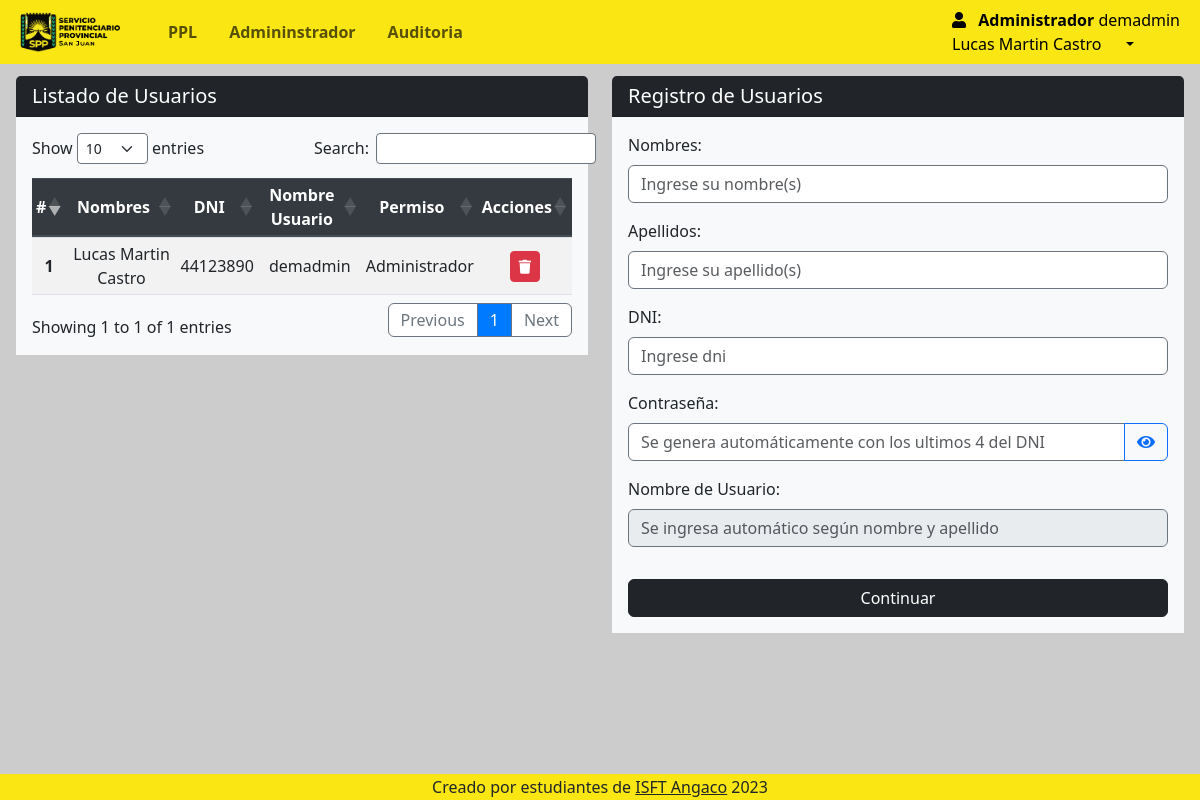
Page /Views/admin/admin_index.php (signed in) on the earlier database version.
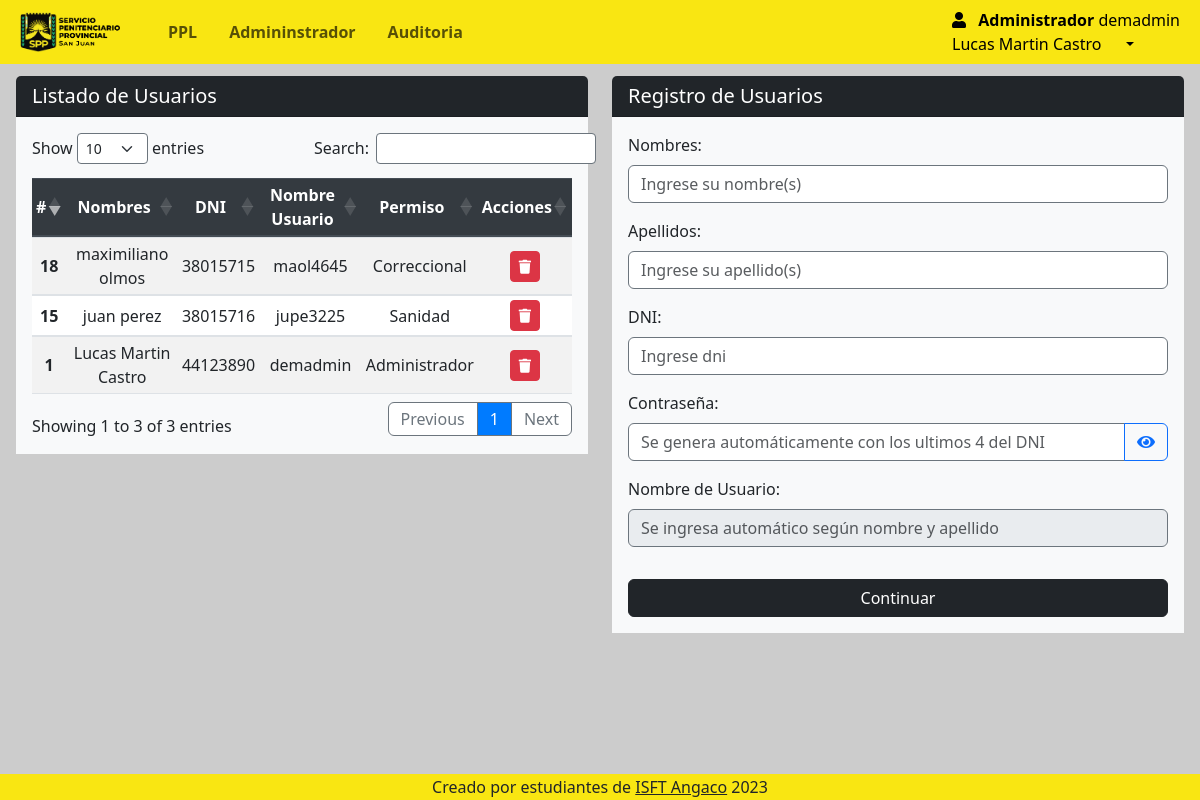
Same page on the later database version.
### tables this page shows
CREATE TABLE `rol` (
  `id_rol` int(11) NOT NULL,
  `nombre_rol` varchar(50) NOT NULL
);

CREATE TABLE `usuarios` (
  `id_usuario` int(11) NOT NULL,
  `id_persona` int(11) NOT NULL,
  `id_rol` int(11) NOT NULL,
  `nombre_usuario` varchar(50) NOT NULL,
  `contrasena` varchar(255) NOT NULL,
  `fecha_creacion` datetime DEFAULT current_timestamp(),
  `activo` tinyint(1) DEFAULT 1
);

CREATE TABLE `persona` (
  `id` int(11) NOT NULL,
  `dni` varchar(9) DEFAULT NULL,
  `apellidos` varchar(255) NOT NULL,
  `nombres` varchar(255) NOT NULL,
  `fechanac` date NOT NULL,
  `edad` int(3) NOT NULL,
  `direccion` varchar(255) NOT NULL DEFAULT 'Sin dirección',
  `genero` varchar(50) NOT NULL,
  `estadocivil` varchar(50) NOT NULL,
  `educacion` int(11) DEFAULT NULL,
  `estado` varchar(10) NOT NULL DEFAULT 'Activo'
);

### Views/admin/admin_index.php (the view, shortened to what this page needs)
<?php
require 'navbar.php';
require '../../conn/connection.php';
?>
<section class="content mt-3">
    <div class="row">
        <div class="col mx-3">
            <div class="row">
                <div class="col">
                    <div class="card rounded-2 border-0">
                        <h5 class="card-header bg-dark text-white">Listado de Usuarios</h5>
                        <div class="card-body bg-light">
                            <form id="inscripcionForm" action="" method="post">
                                <table id="example" class="table table-striped table-sm" style="width:100%">
                                    <thead class="thead-dark">
                                        <th>#</th>
                                        <th>Nombres</th>
                                        <th>DNI</th>
                                        <th>Nombre Usuario</th>
                                        <th>Permiso</th>
                                        <th>Acciones</th>
                                    </thead>
                                    <tbody>
                                        <?php
                                        try {
                                            $db = new PDO("mysql:host=$db_host;dbname=$db_name", $db_user, $db_password);
                                            $db->setAttribute(PDO::ATTR_ERRMODE, PDO::ERRMODE_EXCEPTION);
                                            $query = "SELECT u.*, p.nombres, p.apellidos, p.dni, r.nombre_rol AS nombre_rol
                                            FROM usuarios u
                                            JOIN persona p ON u.id_persona = p.id
                                            JOIN rol r ON u.id_rol = r.id_rol   WHERE u.activo = '1'";
                                            $stmt = $db->prepare($query);
                                            $stmt->execute();
                                            $usuarioss = $stmt->fetchAll(PDO::FETCH_ASSOC);
                                            foreach ($usuarioss as $usuarios) {
                                        ?>
                                                <tr>
                                                    <th scope="row"><?php echo $usuarios['id_usuario'] ?></th>
                                                    <td><?php echo $usuarios['nombres'] . ' ' . $usuarios['apellidos'] ?></td>
                                                    <td><?php echo $usuarios['dni'] ?></td>
                                                    <td><?php echo $usuarios['nombre_usuario'] ?></td>
                                                    <td><?php echo $usuarios['nombre_rol'] ?></td>
                                                    <td class="text-center">
                                                        <div class="btn-group">
                                                            <a href="javascript:eliminar4(<?php echo $usuarios['id_usuario']; ?>)" class="btn btn-danger btn-sm" type="button" title="Borrar">
                                                                <i class="fas fa-trash"></i>
                                                            </a>
                                                        </div>
                                                    </td>
                                                </tr>
                                        <?php
                                            }
                                        } catch (PDOException $e) {
                                            echo "Error: " . $e->getMessage();
                                        }
                                        ?>
                                    </tbody>
                                </table>
                            </form>
                        </div>
                    </div>
                </div>
                <div class="col">
                    <div class="card rounded-2 border-0">
                        <h5 class="card-header bg-dark text-white">Registro de Usuarios</h5>
                        <div class="card-body bg-light">
                            <form id="formulario" action="" method="post" enctype="multipart/form-data">
                                <div id="seccion_inicial">
                                    <div class="form-group">
                                        <label for="nombres">Nombres:</label>
                                        <input type="text" class="form-control" id="nombres" name="nombres" placeholder="Ingrese su nombre(s)" required>
                                    </div>
                                    <div class="form-group">
                                        <label for="apellidos">Apellidos:</label>
                                        <input type="text" class="form-control" id="apellidos" name="apellidos" placeholder="Ingrese su apellido(s)" required>
                                    </div>
                                    <div class="form-group">
                                        <label for="dni">DNI:</label>
                                        <input type="text" class="form-control" id="dni" name="dni" placeholder="Ingrese dni" required>
                                    </div>
                                    <div class="form-group">
                                        <label for="contrasena">Contraseña:</label>
                                        <div class="input-group">
                                            <input type="password" class="form-control" id="contrasena" name="contrasena" placeholder="Se genera automáticamente con los ultimos 4 del DNI" >
                                            <div class="input-group-append">
                                                <button class="btn btn-outline-primary" type="button" id="togglePassword" onclick="togglePassword()">
                                                    <i class="fas fa-eye"></i>
                                                </button>
                                            </div>
                                        </div>
                                    </div>
                                    <div class="form-group">
                                        <label for="nombre_usuario">Nombre de Usuario:</label>
                                        <input type="text" class="form-control" id="nombre_usuario" name="nombre_usuario" placeholder="Se ingresa automático según nombre y apellido" readonly>
                                    </div>
                                    <button type="button" class="btn btn-dark btn-block mt-3" onclick="mostrarCamposAdicionales()">Continuar</button>
                                </div>
                            </form>
                        </div>
                    </div>
                </div>
            </div>
        </div>
    </div>
</section>
<?php require 'footer.php'; ?>

### Views/admin/navbar.php (shortened to what this page needs)
<?php
require '../../conn/connection.php';
$id_rol = $_SESSION['id_rol'];
$id_usuario= $_SESSION['id_usuario'];
$query = "SELECT * FROM rol WHERE id_rol = ?";
$stmt = $conexion->prepare($query);
$stmt->bind_param("i", $id_rol);
$stmt->execute();
$result = $stmt->get_result();
if ($result && $result->num_rows > 0) {
  $rol = $result->fetch_assoc();
  $nombre_rol = $rol['nombre_rol'];
} else {
  $nombre_rol = "Usuario Desconocido";
}
?>
<!DOCTYPE html>
<html lang="es">
<head>
  <link rel="stylesheet" href="https://use.fontawesome.com/releases/v5.8.2/css/all.css">
  <link rel="stylesheet" href="../../css/style.css">
  <link href="https://cdn.jsdelivr.net/npm/bootstrap@5.3.2/dist/css/bootstrap.min.css" rel="stylesheet">
  <link rel="stylesheet" href="https://maxcdn.bootstrapcdn.com/bootstrap/4.5.2/css/bootstrap.min.css">
  <link rel="stylesheet" href="https://cdnjs.cloudflare.com/ajax/libs/twitter-bootstrap/5.3.0/css/bootstrap.min.css">
  <link rel="stylesheet" href="https://cdn.datatables.net/1.13.7/css/dataTables.bootstrap5.min.css">
  <link rel="stylesheet" type="text/css" href="https://cdn.datatables.net/1.13.1/css/dataTables.bootstrap5.min.css" />
  <link rel="stylesheet" type="text/css" href="https://cdn.datatables.net/buttons/2.3.3/css/buttons.bootstrap5.min.css" />
  <link rel="stylesheet" href="https://cdn.jsdelivr.net/npm/bootstrap@5.3.0-alpha1/dist/css/bootstrap.min.css" />
  <link rel="stylesheet" href="https://cdnjs.cloudflare.com/ajax/libs/font-awesome/6.2.1/css/all.min.css" />
  <link rel="stylesheet" href="https://cdnjs.cloudflare.com/ajax/libs/font-awesome/5.15.4/css/all.min.css">
</head>
<body>
  <div style="height:60px">
    <nav class="navbar navbar-expand-lg fixed-top my-0 py-0" style="background-color: #f9e612;">
      <div class="container-fluid ml-2 ">
        <a href="index.php" class="navbar-brand mb-0 pr-4 ">
          <img class="d-line-block align-top " src="../../img/LOGO2.ico" width="100px" style="margin-right:0px">
        </a>
        <div class="collapse navbar-collapse " id="navbarNav">
          <ul class="navbar-nav mr-auto ">
            <li class="nav-item  pr-3">
              <a class="nav-link " href="ppl_index.php"><b>PPL</b></a>
            </li>
            <?php
              if ($_SESSION['id_rol'] === 1) {
            ?>
                  <li class="nav-item  pr-3">
                    <a class="nav-link " href="admin_index.php"><b>Admininstrador</b></a>
                  </li>
            <?php
              }
            ?>
            <?php
              if ($_SESSION['id_rol'] === 1) {
            ?>
              <li class="nav-item  pr-3">
                <a class="nav-link " href="auditoria.php"><b>Auditoria</b></a>
              </li>
            <?php
              }
            ?>
          </ul>
          <form class="form-inline d-flex justify-content-end">
            <div class="collapse navbar-collapse" id="navbarNav">
              <ul class="navbar-nav">
                <li class="nav-item dropdown">
                  <a class="nav-link dropdown-toggle active" href="#" role="button" data-bs-toggle="dropdown" aria-expanded="false">
                    <i class="fas fa-user pr-2"></i>
                    <span class="mr-3">
                      <b>
                      <?php if (isset($nombre_rol)) : ?>
                        <?php echo $nombre_rol; ?>
                      <?php else : ?>
                        "Usuario Desconocido"
                      <?php endif; ?>
                      </b>
                      <span>
                        <?php if (isset($_SESSION['nombres'])) : ?>
                           <?php
                           $query = "SELECT nombre_usuario FROM usuarios WHERE activo = 1 AND id_usuario = :id_usuario";
                           $stmt = $db->prepare($query);
                           $stmt->bindParam(':id_usuario', $id_usuario, PDO::PARAM_INT);
                           $stmt->execute();
                           $usuario = $stmt->fetch(PDO::FETCH_ASSOC);
                           ?>
                          <?php echo $usuario['nombre_usuario']; ?>
                          <br>
                          <?php echo $_SESSION['nombres']; ?>
                          <?php echo $_SESSION['apellidos']; ?>
                        <?php endif; ?>
                      </span>
                    </span>
                  </a>
                </li>
            </div>
          </form>
        </div>
      </div>
    </nav>
  </div>

### Views/admin/footer.php (shortened to what this page needs)
<br/><br/>
<footer class="text-center">
    Creado por estudiantes de
    <?php if ($_SESSION['id_rol'] === 1 ) { ?>
        <a href="#" class="text-dark" data-bs-toggle="modal" data-bs-target="#creatorsModal">ISFT Angaco</a> 2023
    <?php }else{?>  ISFT Angaco 2023  <?php }?>
</footer>
</body>
</html>

### css/style.css (style rules this page uses)
body { position: relative; padding-bottom: 10px; min-height: 100vh; }
input { border-style: solid !important; border-color: #6c757d !important; border-width: 1.5px !important; }
th, td { text-align: center !important; vertical-align: middle !important; }

### Views/admin/navbar.php (style rules this page uses)
body { background: #cccccc; }

### Views/admin/footer.php (style rules this page uses)
footer { background: #f9e612; width: 100%; padding: 1px; position: absolute; bottom:0; }

Differences in the rows shown:
added usuarios: id_usuario "15", id_persona.nombres "juan", id_persona.apellidos "perez", id_persona.dni "38015716", nombre_usuario "jupe3225", id_rol.nombre_rol "Sanidad"
added usuarios: id_usuario "18", id_persona.nombres "maximiliano", id_persona.apellidos "olmos", id_persona.dni "38015715", nombre_usuario "maol4645", id_rol.nombre_rol "Correccional"
Other differences:
text written by a page script: "Show entries Search: Showing 1 to 1 of 1 entries Previous 1 Next" → "Show entries Search: Showing 1 to 3 of 3 entries Previous 1 Next"
